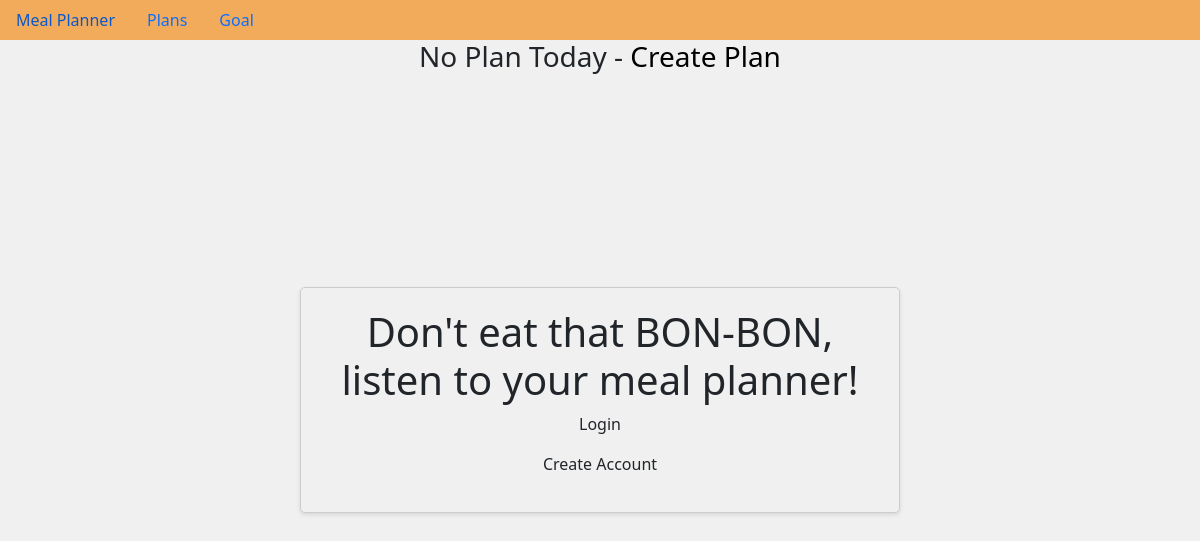
/, run on an earlier commit of the app's database.
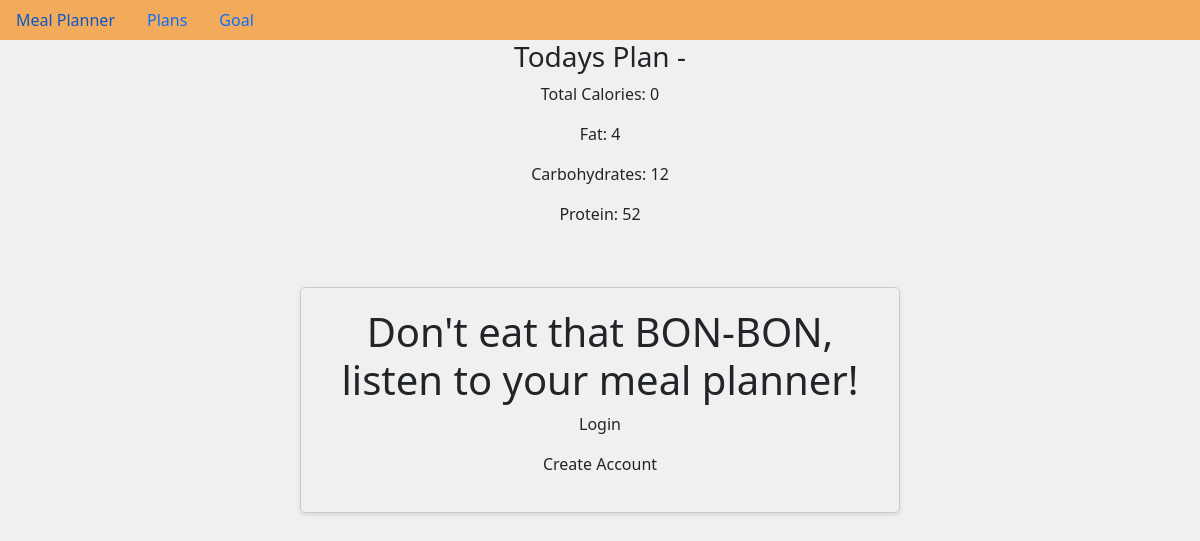
And on a later commit of the database.
### meal_plans/models.py (models this page shows, shortened)
class Plan(models.Model):
    date = models.DateField()
    def return_cals(self):
        cals = 0
        for item in self.fooditem_set.all():
            if item.calories != None:
                cals += item.calories
        return cals
    def return_fat(self):
        fat = 0
        for item in self.fooditem_set.all():
            if item.fat != None:
                fat += item.fat
        return fat
    def return_protein(self):
        protein = 0
        for item in self.fooditem_set.all():
            if item.protein != None:
                protein+= item.protein
        return protein
    def return_carbs(self):
        carbs = 0
        for item in self.fooditem_set.all():
            if item.carbohydrates != None:
                carbs += item.carbohydrates
        return carbs

class FoodItem(models.Model):
    item = models.TextField(blank=True)
    calories = models.PositiveIntegerField(null=True, blank=True)
    fat = models.PositiveIntegerField(null=True, blank=True)
    protein = models.PositiveIntegerField(null=True, blank=True)
    carbohydrates = models.PositiveIntegerField(null=True, blank=True)
    plan = models.ManyToManyField(Plan)

### meal_plans/views.py (the view)
# urls.py: path('', views.index, name='index'),
def index(request):
    today = datetime.now().date()
    planToday = Plan.objects.filter(date=today)
    context = {'planToday': planToday}
    return render(request, 'meal_plans/index.html', context)

### meal_plans/templates/meal_plans/index.html
{% extends "meal_plans/base.html" %}
{% load bootstrap5 %}
{% block content %}
<section id="loginSect">
    <h1>Don't eat that BON-BON, listen to your meal planner!</h1>
    <p><a>Login</a></p>
    <p><a>Create Account</a></p>
</section>
{% if planToday %}
    {% for plan in planToday%}
        <h3>Todays Plan - </h3>
        <p>Total Calories: {{ plan.return_cals}}</p>
        <p>Fat: {{ plan.return_fat}} </p>
        <p>Carbohydrates: {{ plan.return_carbs }}</p>
        <p>Protein: {{ plan.return_protein }}</p>
    {% endfor %}
{% else %}
<h3>No Plan Today - <a href="{% url 'meal_plans:new_plan' %}">Create Plan</a> </h3>
{% endif %}
{% endblock content %}

### meal_plans/templates/meal_plans/base.html (shortened to what this page needs)
{% load bootstrap5 %}
{% load static %}
<!DOCTYPE html>
<html lang="en">
<head>
    <link href="{% static "styles.css" %}" rel="stylesheet">
    <link href=
'https://ajax.googleapis.com/ajax/libs/jqueryui/1.12.1/themes/ui-lightness/jquery-ui.css'
          rel='stylesheet'>
    <link href="https://cdn.jsdelivr.net/npm/select2@4.1.0-rc.0/dist/css/select2.min.css" rel="stylesheet" />
    {% bootstrap_css %}
</head>
<body id="body">
    <ul class = "nav ">
        <li class="nav-item"><a class="nav-link" href="{% url 'meal_plans:index' %}" >Meal Planner</a></li>
        <li class="nav-item"><a class="nav-link" href="{% url 'meal_plans:plans' %}">Plans</a></li>
        <li class="nav-item"><a class="nav-link" href="{% url 'meal_plans:goal' %}">Goal</a></li>
    </ul>
    <div >
        {% block content %}{% endblock content %}
    </div>
</body>
</html>

### meal_plans/static/styles.css (style rules this page uses)
html { background-color: #F0F0F0; }
#body { background-color: #F0F0F0; margin: 0 auto; text-align: center; justify-content: center; }
.nav { background-color: #f58608a4; }
h4 a, p a, div a { color: black; text-decoration: none; }
#loginSect { position: fixed; top: 50%; left: 50%; transform: translate(-50%, -50%); background-color: #f0f0f0; padding: 20px; border: 1px solid #ccc; border-radius: 5px; text-align: center; z-index: 1000; box-shadow: 0 2px 4px rgba(0, 0, 0, 0.1); }
li { list-style-type: none; }

What changed in the data, as far as the page shows it:
added Plan: return_cals "0", return_fat "4", return_carbs "12", return_protein "52"
Also different on the page:
text no longer shown: "No Plan Today - Create Plan"
